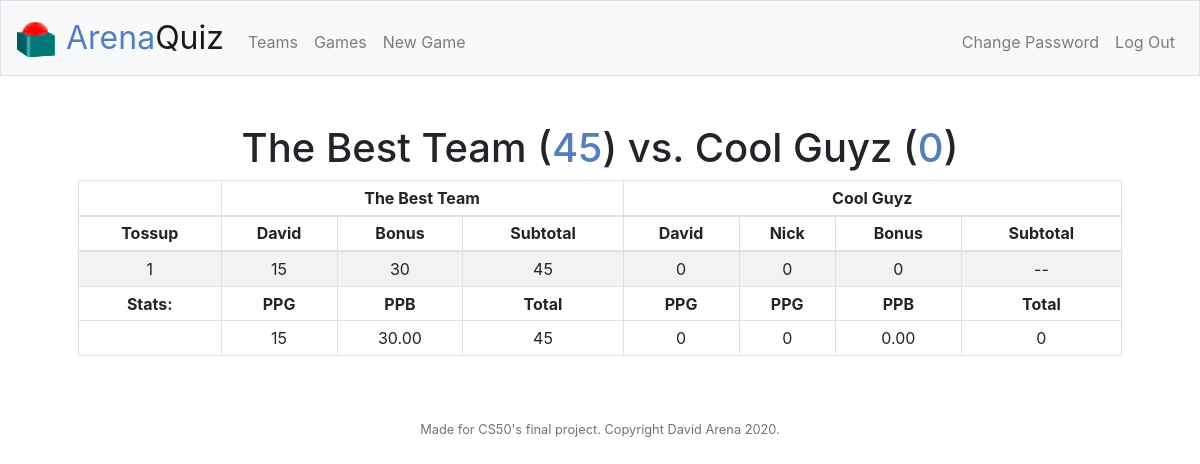
The app's page /view_game?game_id=15 (signed in) with its own data.
### tables this page shows
CREATE TABLE teams (id INTEGER PRIMARY KEY, user_id INTEGER NOT NULL, name TEXT NOT NULL, FOREIGN KEY (user_id) REFERENCES users(id));

CREATE TABLE players (id INTEGER PRIMARY KEY, user_id INTEGER NOT NULL, name TEXT NOT NULL, team_id INTEGER, FOREIGN KEY (user_id) REFERENCES users(id), FOREIGN KEY (team_id) REFERENCES teams(id));

### app.py (the view)
@app.route("/view_game", methods=["GET"])
@login_required
def view_game():
    if request.method == "GET":
        if not request.args.get("game_id"):
            return apology("Please select a game.", 404)
        gamedata = get_gamedata(request.args.get("game_id"))
        if gamedata == 404:
            return apology("Game does not exist.", 404)
        elif gamedata == 403:
            return apology("You are not allowed to view this game.", 403)
        return render_template("view_game.html", gamedata=gamedata)

### app.py (called while the page is built)
@app.after_request
def after_request(response):
    response.headers["Cache-Control"] = "no-cache, no-store, must-revalidate"
    response.headers["Expires"] = 0
    response.headers["Pragma"] = "no-cache"
    return response

### helpers.py (called while the page is built)
def login_required(f):
    @wraps(f)
    def decorated_function(*args, **kwargs):
        if session.get("user_id") is None:
            return redirect("/login")
        return f(*args, **kwargs)
    return decorated_function

def two_places(value):
    return f"{value:,.2f}"

### templates/view_game.html (shortened to what this page needs)
{% extends "layout.html" %}
{% block main %}
    <h1>{{ gamedata.left_name }} (<span class="bluetext">{{ gamedata.left_score }}</span>) vs.
        {{ gamedata.right_name }} (<span class="bluetext">{{ gamedata.right_score }}</span>)</h1>
    <table class="table table-striped table-bordered table-sm">
        <thead>
            <tr>
                <td></td>
                <th colspan="{{ gamedata.left_players|length + 2}}">{{ gamedata.left_name }}</th>
                <th colspan="{{ gamedata.right_players|length + 2}}">{{ gamedata.right_name }}</th>
            </tr>
            <tr>
                <th>Tossup</th>
                {% for player in gamedata.left_players %}
                    <th>{{ player.name }}</th>
                {% endfor %}
                <th>Bonus</th>
                <th>Subtotal</th>
                {% for player in gamedata.right_players %}
                    <th>{{ player.name }}</th>
                {% endfor %}
                <th>Bonus</th>
                <th>Subtotal</th>
            </tr>
        </thead>
        <tbody>
            {% for t_num in range(1, gamedata.last_tossup + 1) %}
                <tr>
                    <td>{{ t_num }}</td>
                    {% if t_num in gamedata.left_tossups %}
                        {% for player in gamedata.left_players %}
                            {% if gamedata.left_tossups[t_num].player_id == player.id %}
                                <td>{{ gamedata.left_tossups[t_num].score }}</td>
                            {% else %}
                                <td>0</td>
                            {% endif %}
                        {% endfor %}
                        <td>{{ gamedata.left_tossups[t_num].bonus }}</td>
                        <td>{{ gamedata.left_tossups[t_num].subscore }}</td>
                    {% else %}
                        {% for player in gamedata.left_players %}
                            <td>0</td>
                        {% endfor %}
                        <td>0</td>
                        <td>--</td>
                    {% endif %}
                    {% if t_num in gamedata.right_tossups %}
                        {% for player in gamedata.right_players %}
                            {% if gamedata.right_tossups[t_num].player_id == player.id %}
                                <td>{{ gamedata.right_tossups[t_num].score }}</td>
                            {% else %}
                                <td>0</td>
                            {% endif %}
                        {% endfor %}
                        <td>{{ gamedata.right_tossups[t_num].bonus }}</td>
                        <td>{{ gamedata.right_tossups[t_num].subscore }}</td>
                    {% else %}
                        {% for player in gamedata.right_players %}
                            <td>0</td>
                        {% endfor %}
                        <td>0</td>
                        <td>--</td>
                    {% endif %}
                </tr>
            {% endfor %}
        </tbody>
        <tfoot>
            <tr>
                <th>Stats:</th>
                {% for player in gamedata.left_players %}
                    <th>PPG</th>
                {% endfor %}
                <th>PPB</th>
                <th>Total</th>
                {% for player in gamedata.right_players %}
                    <th>PPG</th>
                {% endfor %}
                <th>PPB</th>
                <th>Total</th>
            </tr>
            <tr>
                <td></td>
                {% for player in gamedata.left_ppgs %}
                    <td>{{ gamedata.left_ppgs[player] }}</td>
                {% endfor %}
                <td>{{ gamedata.left_ppb|two_places }}</td>
                <td>{{ gamedata.left_score }}</td>
                {% for player in gamedata.right_ppgs %}
                    <td>{{ gamedata.right_ppgs[player] }}</td>
                {% endfor %}
                <td>{{ gamedata.right_ppb|two_places }}</td>
                <td>{{ gamedata.right_score }}</td>
            </tr>
        </tfoot>
    </table>
{% endblock %}

### templates/layout.html (shortened to what this page needs)
<!DOCTYPE html>
<html lang="en">
    <head>
        <link rel="stylesheet" href="https://cdn.jsdelivr.net/npm/bootstrap@4.5.3/dist/css/bootstrap.min.css">
        <link href="/static/styles.css" rel="stylesheet">
    </head>
    <body>
        <nav class="navbar navbar-expand-md navbar-light bg-light border">
            <a class="navbar-brand" href="/">
                <img src="{{ url_for('static', filename='arenaquiz_logo.png') }}" alt="logo" width="40" height="40">
                <span class="bluetext">Arena</span><span>Quiz</span>
            </a>
            <div class="collapse navbar-collapse" id="navbar">
                {% if session.user_id %}
                    <ul class="navbar-nav mr-auto mt-2">
                        <li class="nav-item"><a class="nav-link" href="/teams">Teams</a></li>
                        <li class="nav-item"><a class="nav-link" href="/games">Games</a></li>
                        <li class="nav-item"><a class="nav-link" href="/new_game">New Game</a></li>
                    </ul>
                    <ul class="navbar-nav ml-auto mt-2">
                        <li class="nav-item"><a class="nav-link" href="/change_password">Change Password</a></li>
                        <li class="nav-item"><a class="nav-link" href="/logout">Log Out</a></li>
                    </ul>
                {% else %}
                    <ul class="navbar-nav ml-auto mt-2">
                        <li class="nav-item"><a class="nav-link" href="/register">Register</a></li>
                        <li class="nav-item"><a class="nav-link" href="/login">Log In</a></li>
                    </ul>
                {% endif %}
            </div>
        </nav>
        <main class="container p-5">
            {% block main %}{% endblock %}
        </main>
        <footer class="small text-center text-muted">
            Made for CS50's final project. Copyright David Arena 2020.
        </footer>
    </body>
</html>

### static/styles.css (style rules this page uses)
nav .navbar-brand { font-size: xx-large; }
main { overflow-x: auto; text-align: center; }
table { margin-left: auto; margin-right: auto; width: 100%; }
.bluetext { color: #537fbe; }

### records on screen
teams: left_name "The Best Team"
teams: right_name "Cool Guyz"
players: name "David", left_tossups "15"
players: name "David"
players: name "Nick"

### other values on screen
{{ gamedata.left_score }} "45"
{{ gamedata.right_score }} "0"
{{ t_num }} "1"
{{ gamedata.left_tossups[t_num].bonus }} "30"
{{ gamedata.left_tossups[t_num].subscore }} "45"
{{ gamedata.left_ppgs[player] }} "15"
{{ gamedata.left_ppb|two_places }} "30.00"
{{ gamedata.right_ppgs[player] }} "0" "0"
{{ gamedata.right_ppb|two_places }} "0.00"
